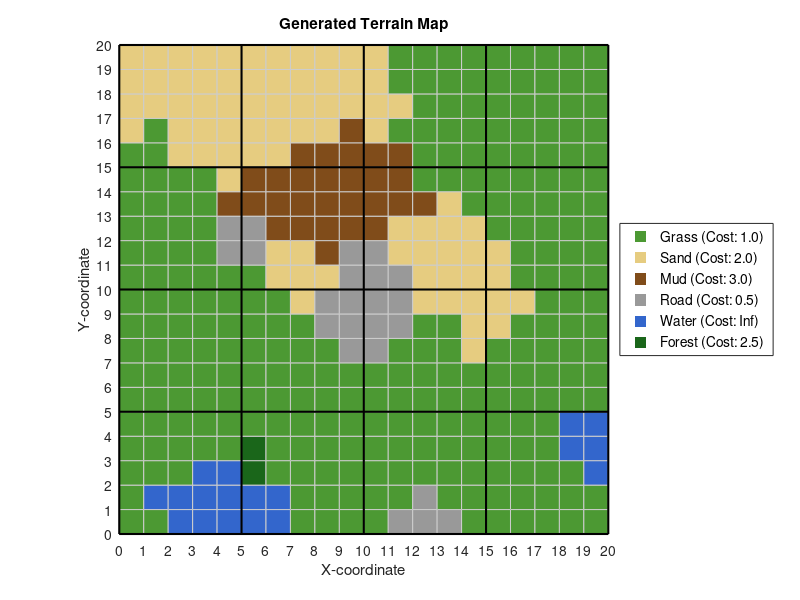

The MATLAB source for this figure:
fprintf('Starting terrain generation script...\n');

% Seed the random number generator to ensure different terrains each time
rng('shuffle');

% Define grid dimensions
gridSize = 20;

% Define terrain types and their properties, INCLUDING COSTS
terrainTypes = {
    struct('name', 'Grass', 'color', [0.3 0.6 0.2], 'cost', 1.0);     % Green, low cost
    struct('name', 'Sand', 'color', [0.9 0.8 0.5], 'cost', 2.0);      % Light Brown/Yellow, moderate cost
    struct('name', 'Mud', 'color', [0.5 0.3 0.1], 'cost', 3.0);       % Dark Brown, higher cost
    struct('name', 'Road', 'color', [0.6 0.6 0.6], 'cost', 0.5);      % Grey, very low cost (fast)
    struct('name', 'Water', 'color', [0.2 0.4 0.8], 'cost', inf);     % Blue, impassable
    struct('name', 'Forest', 'color', [0.1 0.4 0.1], 'cost', 2.5);    % Darker Green, moderate-high cost
};
numTerrainTypes = length(terrainTypes);

terrainGrid = zeros(gridSize, gridSize);

% --- Initial Random Terrain Generation ---
% Assign a random terrain type to each cell in the grid
for i = 1:gridSize
    for j = 1:gridSize
        terrainGrid(i, j) = randi(numTerrainTypes);
    end
end

% --- Terrain Smoothing (to create grouped regions) ---
numSmoothingIterations = 5;
for iter = 1:numSmoothingIterations
    newTerrainGrid = terrainGrid; % Create a copy to store updates for this iteration
    for i = 1:gridSize
        for j = 1:gridSize
            neighbors = [];
            % Check 8-directional neighbors
            for dx = -1:1
                for dy = -1:1
                    if dx == 0 && dy == 0
                        continue; % Skip the current cell itself
                    end
                    ni = i + dx;
                    nj = j + dy;
                    % Check if neighbor is within grid bounds
                    if ni >= 1 && ni <= gridSize && nj >= 1 && nj <= gridSize
                        neighbors = [neighbors, terrainGrid(ni, nj)];
                    end
                end
            end

            % If the cell has neighbors, find the most frequent terrain type among them
            if ~isempty(neighbors)
                uniqueNeighbors = unique(neighbors);
                counts = zeros(1, length(uniqueNeighbors));
                for k = 1:length(uniqueNeighbors)
                    counts(k) = sum(neighbors == uniqueNeighbors(k));
                end
                [~, maxIdx] = max(counts);
                mostFrequentTerrain = uniqueNeighbors(maxIdx);
                newTerrainGrid(i, j) = mostFrequentTerrain;
            end
        end
    end
    terrainGrid = newTerrainGrid;
end

% Define sector size (controlled here)
sectorSize = 5; % You can change this for DTA analysis later

fprintf('Terrain generation complete. Grid size: %d, Sector size: %d\n', gridSize, sectorSize);

% --- Save the generated terrain data to a .mat file ---
save('terrain_data.mat', 'terrainGrid', 'gridSize', 'sectorSize', 'terrainTypes');
fprintf('Terrain data saved to terrain_data.mat\n');

% --- Visualization Code (runs automatically as part of the script) ---
figure('Name', 'Generated Terrain Map', 'NumberTitle', 'off', 'Color', [0.95 0.95 0.95]);
hold on;

% Initialize arrays to hold all legend handles and labels
allLegendHandles = [];
allLegendLabels = {};

% Plot each cell with its corresponding terrain color
for i = 1:gridSize
    for j = 1:gridSize
        currentTerrainIndex = terrainGrid(i, j);
        currentColor = terrainTypes{currentTerrainIndex}.color;

        rectangle('Position', [j-1, i-1, 1, 1], ...
                  'FaceColor', currentColor, ...
                  'EdgeColor', [0.8 0.8 0.8], ...
                  'LineWidth', 0.1);
    end
end

% Create dummy plots for the legend entries (terrain types)
for k = 1:length(terrainTypes)
    h = plot(NaN, NaN, 's', 'MarkerFaceColor', terrainTypes{k}.color, ...
                           'MarkerEdgeColor', 'none', 'MarkerSize', 10);
    allLegendHandles = [allLegendHandles, h];
    % Display cost in legend label
    costStr = sprintf('%.1f', terrainTypes{k}.cost);
    if isinf(terrainTypes{k}.cost)
        costStr = 'Inf';
    end
    allLegendLabels = [allLegendLabels, {sprintf('%s (Cost: %s)', terrainTypes{k}.name, costStr)}];
end
legend(allLegendHandles, allLegendLabels, 'Location', 'eastoutside', 'FontSize', 10);


% Draw the sector lines
for x = 0:sectorSize:gridSize
    plot([x, x], [0, gridSize], 'k-', 'LineWidth', 1.5);
end
for y = 0:sectorSize:gridSize
    plot([0, gridSize], [y, y], 'k-', 'LineWidth', 1.5);
end

axis equal;
xlim([0, gridSize]);
ylim([0, gridSize]);
set(gca, 'YDir', 'normal');
set(gca, 'XTick', 0:gridSize, 'YTick', 0:gridSize);
grid on;
box on;
title('Generated Terrain Map');
xlabel('X-coordinate');
ylabel('Y-coordinate');


hold off;